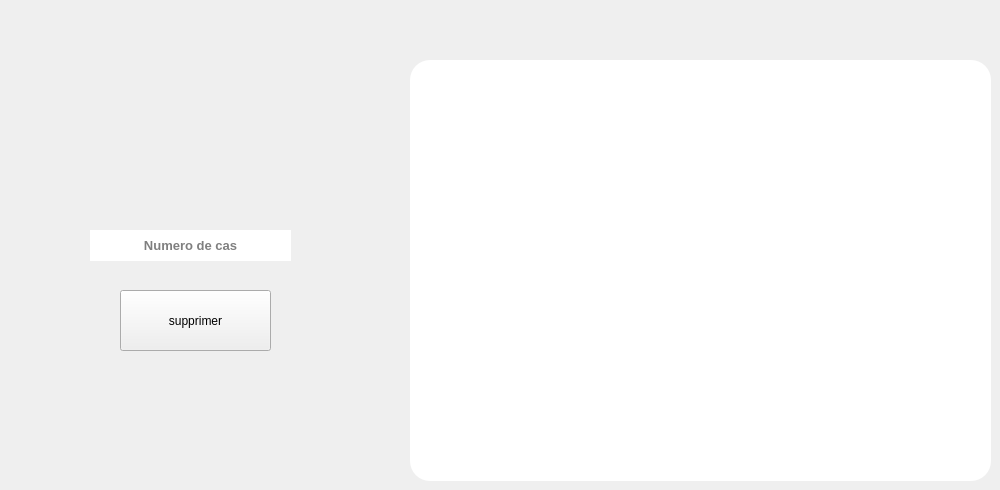
      <widget class="QWidget" name="tab_4">
       <attribute name="title">
        <string>supprimer</string>
       </attribute>
       <widget class="QPushButton" name="supprimer">
        <property name="geometry">
         <rect>
          <x>120</x>
          <y>290</y>
          <width>151</width>
          <height>61</height>
         </rect>
        </property>
        <property name="styleSheet">
         <string notr="true">
QPushButton#pushButton{
background-color: rgb(255, 255, 255);
	color: rgb(130, 190, 244);
border-top-left-radius : 20px ; 
border-bottom-left-radius : 20px ; 
border-top-right-radius : 20px ; 
border-bottom-right-radius : 20px ; 
}
QPushButton#pushButton:hover{
background-color: rgb(58, 120, 242);
color: rgb(255,255, 255);
}
QPushButton#pushButton:pressed
{
padding-left:10px ;
padding-top:10px ;
}
</string>
        </property>
        <property name="text">
         <string>supprimer</string>
        </property>
       </widget>
       <widget class="QWidget" name="widget_5" native="true">
        <property name="geometry">
         <rect>
          <x>410</x>
          <y>60</y>
          <width>581</width>
          <height>421</height>
         </rect>
        </property>
        <property name="styleSheet">
         <string notr="true">background-color: rgb(255, 255, 255);
border-top-left-radius : 20px ; 
border-bottom-left-radius : 20px ; 
border-top-right-radius : 20px ; 
border-bottom-right-radius : 20px ; </string>
        </property>
        <widget class="QTableView" name="print_tab_3">
         <property name="geometry">
          <rect>
           <x>50</x>
           <y>30</y>
           <width>491</width>
           <height>361</height>
          </rect>
         </property>
        </widget>
       </widget>
       <widget class="QLineEdit" name="NUMcas">
        <property name="geometry">
         <rect>
          <x>90</x>
          <y>230</y>
          <width>201</width>
          <height>31</height>
         </rect>
        </property>
        <property name="font">
         <font>
          <pointsize>10</pointsize>
          <weight>75</weight>
          <bold>true</bold>
         </font>
        </property>
        <property name="styleSheet">
         <string notr="true">border-top-left-radius : 20px ; 
border-bottom-left-radius : 20px ; 
border-top-right-radius : 20px ; 
border-bottom-right-radius : 20px ; </string>
        </property>
        <property name="alignment">
         <set>Qt::AlignCenter</set>
        </property>
        <property name="placeholderText">
         <string>Numero de cas</string>
        </property>
       </widget>
      </widget>
